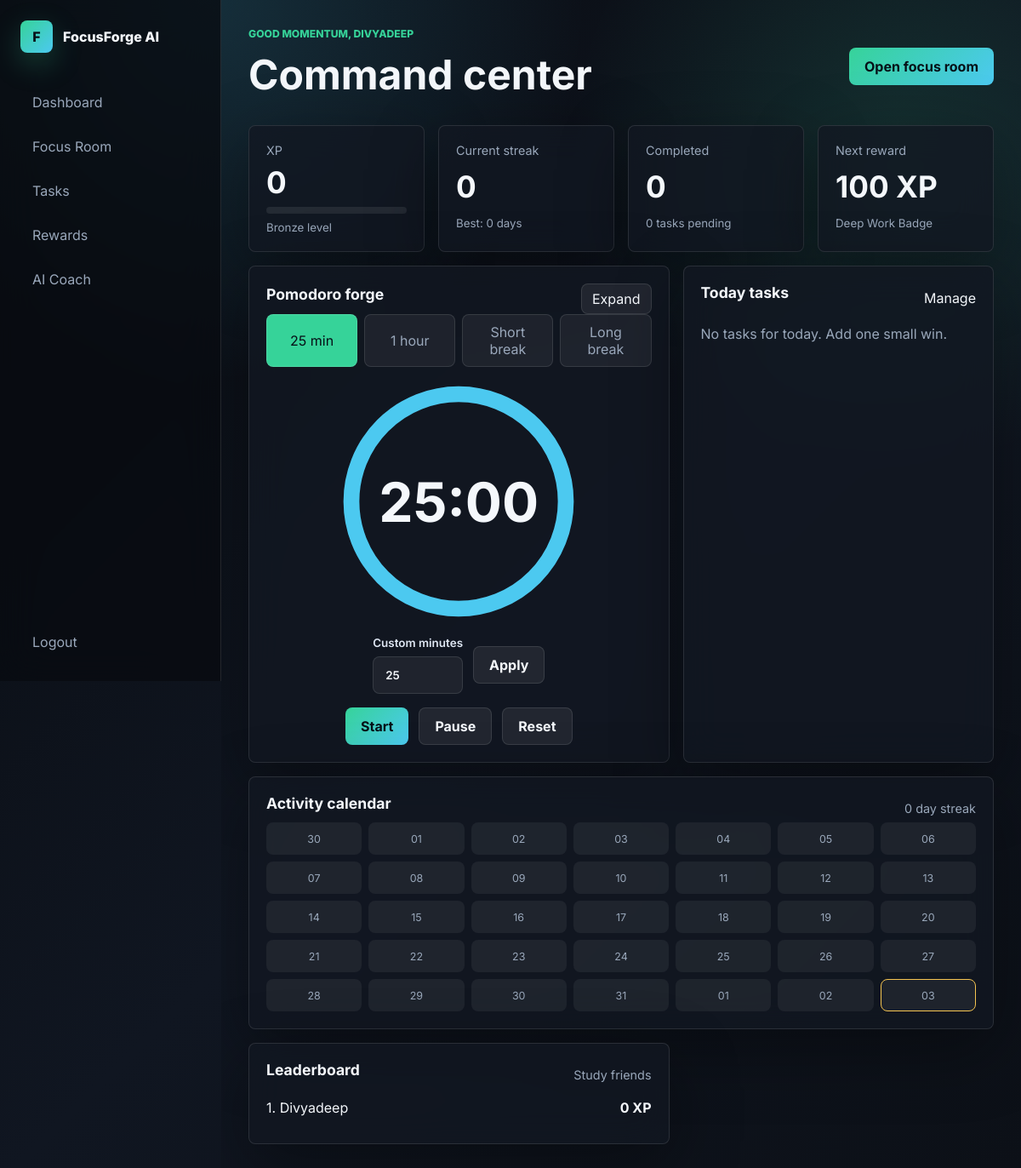
/dashboard (signed in), run on the app's committed database.
### tables this page shows
CREATE TABLE users (
        id INTEGER PRIMARY KEY AUTOINCREMENT,
        username TEXT NOT NULL UNIQUE,
        email TEXT NOT NULL UNIQUE,
        password_hash TEXT NOT NULL,
        xp INTEGER NOT NULL DEFAULT 0,
        level TEXT NOT NULL DEFAULT 'Bronze',
        created_at TEXT NOT NULL DEFAULT CURRENT_TIMESTAMP
    );

CREATE TABLE rewards (
        id INTEGER PRIMARY KEY AUTOINCREMENT,
        name TEXT NOT NULL UNIQUE,
        xp_required INTEGER NOT NULL,
        description TEXT NOT NULL,
        tier TEXT NOT NULL
    );

### app.py (the view)
@app.route("/dashboard")
@login_required
def dashboard():
    return render_template("dashboard.html", **dashboard_context())

### app.py (called while the page is built, shortened)
def login_required(view):
    @wraps(view)
    def wrapped_view(*args, **kwargs):
        if "user_id" not in session:
            return redirect(url_for("login"))
        if current_user() is None:
            session.clear()
            flash("Your session expired. Please log in again.")
            return redirect(url_for("login"))
        return view(*args, **kwargs)
    return wrapped_view

def current_user():
    if "user_id" not in session:
        return None
    with get_db_connection() as conn:
        return conn.execute("SELECT * FROM users WHERE id = ?", (session["user_id"],)).fetchone()

def streak_stats(user_id):
    with get_db_connection() as conn:
        rows = conn.execute(
            "SELECT activity_date, completed_count FROM streaks WHERE user_id = ? ORDER BY activity_date DESC",
            (user_id,),
        ).fetchall()
    active_days = {parse_date(row["activity_date"]): row["completed_count"] for row in rows}
    cursor = date.today()
    current = 0
    while active_days.get(cursor, 0) > 0:
        current += 1
        cursor -= timedelta(days=1)
    best = 0
    run = 0
    previous = None
    return current, best

def calendar_days(user_id, span=35):
    start = date.today() - timedelta(days=span - 1)
    with get_db_connection() as conn:
        rows = conn.execute(
            "SELECT activity_date, completed_count FROM streaks WHERE user_id = ? AND activity_date >= ?",
            (user_id, start.isoformat()),
        ).fetchall()
    counts = {row["activity_date"]: row["completed_count"] for row in rows}
    return [
        {
            "date": (start + timedelta(days=offset)).isoformat(),
            "label": (start + timedelta(days=offset)).strftime("%d"),
            "count": counts.get((start + timedelta(days=offset)).isoformat(), 0),
            "today": start + timedelta(days=offset) == date.today(),
        }
        for offset in range(span)
    ]

### models/database.py (called while the page is built)
def get_db_connection():
    conn = sqlite3.connect(DATABASE_PATH)
    conn.row_factory = sqlite3.Row
    conn.execute("PRAGMA foreign_keys = ON")
    return conn

### templates/dashboard.html (shortened to what this page needs)
{% extends "base.html" %}
{% block content %}
<header class="page-header">
    <div>
        <p class="eyebrow">Good momentum, {{ user.username }}</p>
        <h1>Command center</h1>
    </div>
    <a class="btn primary" href="{{ url_for('focusroom') }}">Open focus room</a>
</header>
<section class="metrics-grid">
    <article class="metric-card">
        <span>XP</span>
        <strong>{{ user.xp }}</strong>
        <div class="progress"><span style="width: {{ level_progress }}%"></span></div>
        <small>{{ user.level }} level</small>
    </article>
    <article class="metric-card">
        <span>Current streak</span>
        <strong>{{ current_streak }}</strong>
        <small>Best: {{ best_streak }} days</small>
    </article>
    <article class="metric-card">
        <span>Completed</span>
        <strong>{{ completed }}</strong>
        <small>{{ pending }} tasks pending</small>
    </article>
    <article class="metric-card">
        <span>Next reward</span>
        <strong>{% if next_reward %}{{ next_reward.xp_required - user.xp }} XP{% else %}Unlocked{% endif %}</strong>
        <small>{% if next_reward %}{{ next_reward.name }}{% else %}All rewards earned{% endif %}</small>
    </article>
</section>
<section class="dashboard-grid">
    <article class="panel timer-card">
        <div class="panel-title">
            <h2>Pomodoro forge</h2>
            <button class="icon-btn" id="openFocusModal" title="Fullscreen timer">Expand</button>
        </div>
        {% include "partials/timer.html" %}
    </article>
    <article class="panel">
        <div class="panel-title">
            <h2>Today tasks</h2>
            <a href="{{ url_for('tasks') }}">Manage</a>
        </div>
        <div class="task-stack">
            {% for task in today_tasks[:5] %}
            <label class="task-row">
                <input type="checkbox" data-task-id="{{ task.id }}" {% if task.completed %}checked{% endif %}>
                <span>
                    <strong>{{ task.title }}</strong>
                    <small>{{ task.description or "No description" }}</small>
                </span>
            </label>
            {% else %}
            <p class="empty">No tasks for today. Add one small win.</p>
            {% endfor %}
        </div>
    </article>
    <article class="panel wide">
        <div class="panel-title">
            <h2>Activity calendar</h2>
            <span>{{ current_streak }} day streak</span>
        </div>
        <div class="heatmap">
            {% for day in calendar_days %}
            <span class="heat heat-{{ [day['count'], 4]|min }} {% if day.today %}today{% endif %}" title="{{ day.date }}: {{ day['count'] }} completed">{{ day.label }}</span>
            {% endfor %}
        </div>
    </article>
    <article class="panel">
        <div class="panel-title">
            <h2>Leaderboard</h2>
            <span>Study friends</span>
        </div>
        <div class="leaderboard">
            {% for member in leaderboard %}
            <div>
                <span>{{ loop.index }}. {{ member.username }}</span>
                <strong>{{ member.xp }} XP</strong>
            </div>
            {% endfor %}
        </div>
    </article>
</section>
{% endblock %}

### static/css/style.css (style rules this page uses)
:root { color-scheme: dark; --bg: #080b10; --panel: rgba(18, 24, 34, 0.78); --panel-strong: rgba(25, 34, 48, 0.92); --line: rgba(255, 255, 255, 0.11); --text: #f4f7fb; --muted: #9aa8bb; --green: #36d399; --cyan: #4cc9f0; --amber: #f5c451; --rose: #fb7185; --violet: #a78bfa; --shadow: 0 24px 80px rgba(0, 0, 0, 0.36); }
* { box-sizing: border-box; }
body { margin: 0; min-height: 100vh; background: radial-gradient(circle at 20% 0%, rgba(76, 201, 240, 0.18), transparent 28rem), radial-gradient(circle at 88% 12%, rgba(54, 211, 153, 0.14), transparent 24rem), linear-gradient(135deg, #080b10 0%, #101621 54%, #0c1017 100%); color: var(--text); font-family: Inter, system-ui, -apple-system, BlinkMacSystemFont, "Segoe UI", sans-serif; letter-spacing: 0; }
a { color: inherit; text-decoration: none; }
button, input, textarea { font: inherit; }
.hero-content h1, .auth-card h1, .page-header h1 { margin: 18px 0 12px; font-size: clamp(2.4rem, 5vw, 5.6rem); line-height: 0.96; letter-spacing: 0; }
.btn, .icon-btn, .text-btn { border: 0; cursor: pointer; transition: transform 0.18s ease, border-color 0.18s ease, background 0.18s ease; }
.btn { min-height: 44px; padding: 0 18px; border-radius: 8px; display: inline-flex; align-items: center; justify-content: center; font-weight: 700; }
.btn.primary { background: linear-gradient(135deg, var(--green), var(--cyan)); color: #061017; }
.btn.ghost, .icon-btn { background: rgba(255, 255, 255, 0.07); color: var(--text); border: 1px solid var(--line); }
.hero-board, .panel, .auth-card, .focus-stage, .metric-card, .reward-card { border: 1px solid var(--line); background: var(--panel); backdrop-filter: blur(20px); box-shadow: var(--shadow); border-radius: 8px; }
.preview-top, .panel-title, .page-header, .leaderboard div, .task-item, .task-row { display: flex; align-items: center; justify-content: space-between; gap: 16px; }
.preview-list, .task-stack, .task-board, .leaderboard { display: grid; gap: 12px; }
.auth-card p, .empty, .reward-card p, .focus-side, .form-note, small { color: var(--muted); }
.page-header { margin-bottom: 24px; }
.page-header h1 { font-size: clamp(2rem, 4vw, 4rem); }
.eyebrow { color: var(--green); margin: 0; font-weight: 800; text-transform: uppercase; font-size: 0.76rem; }
.metrics-grid { display: grid; grid-template-columns: repeat(4, minmax(0, 1fr)); gap: 16px; margin-bottom: 16px; }
.metric-card { padding: 20px; display: grid; gap: 8px; }
.metric-card span, .reward-card span, .panel-title span { color: var(--muted); font-size: 0.9rem; }
.metric-card strong { font-size: 2.2rem; }
.progress { width: 100%; height: 8px; border-radius: 999px; overflow: hidden; background: rgba(255, 255, 255, 0.08); }
.dashboard-grid, .planner-layout, .focus-room { display: grid; grid-template-columns: 1.15fr 0.85fr; gap: 16px; }
.panel { padding: 20px; }
.panel.wide { grid-column: span 2; }
.panel h2, .reward-card h2, .focus-side h2 { margin: 0 0 12px; font-size: 1.1rem; }
.icon-btn { min-height: 36px; padding: 0 12px; border-radius: 8px; }
.heatmap { display: grid; grid-template-columns: repeat(7, minmax(28px, 1fr)); gap: 8px; }
.heat { min-height: 38px; border-radius: 8px; display: grid; place-items: center; background: rgba(255, 255, 255, 0.06); color: var(--muted); border: 1px solid transparent; font-size: 0.78rem; }
.heat.today { border-color: var(--amber); }
.leaderboard div { padding: 12px 0; border-bottom: 1px solid var(--line); }
.leaderboard div:last-child { border-bottom: 0; }

### data on the page
users: username "DIVYADEEP", xp "0", level "Bronze", username "Divyadeep"
rewards: next_reward.xp_required-user.xp "100", name "Deep Work Badge"

### other printed values
{{ current_streak }} "0"
{{ best_streak }} "0"
{{ completed }} "0"
{{ pending }} "0"
{{ day.label }} "30" "01" "02" "03" "04" "05" "06" "07" "08" "09" "10" "11" "12" "13" "14" "15" "16" "17" "18" "19" "20" "21" "22" "23" "24" "25" "26" "27" "28" "29" "30" "31" "01" "02" "03"
